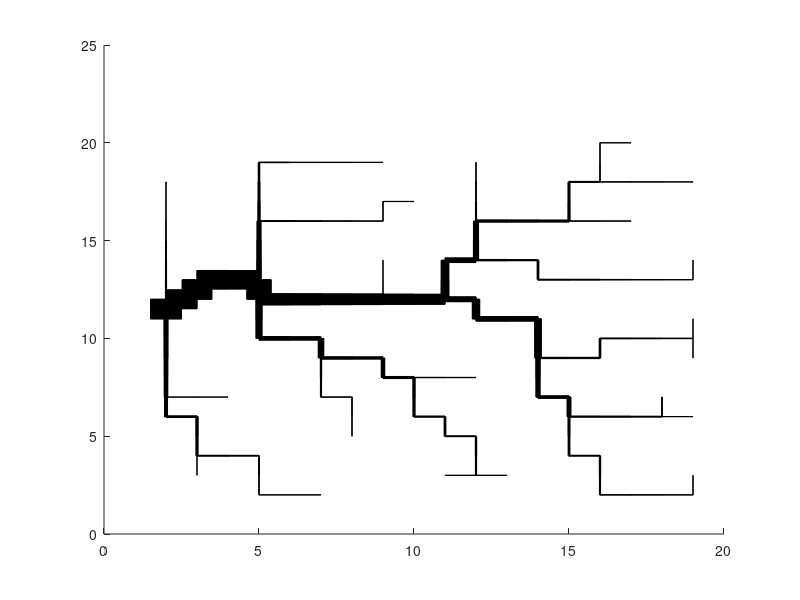
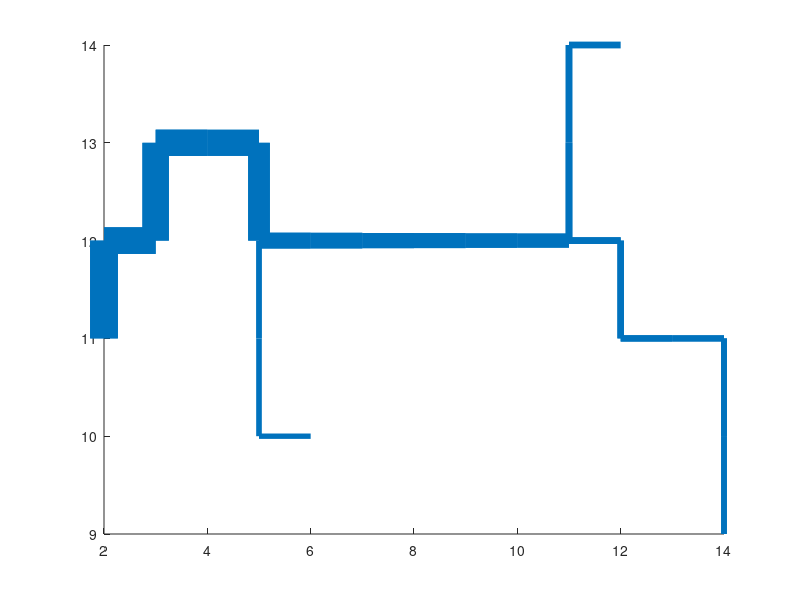

Source code (MATLAB) for these figures, in order:
% Neutenpoel script. This progam simulates a model of how a Lichtenberg figure
% is created. The code and model are poorly documented unfortunately. In short:
% 
% The script represents a quantitative model of a dielectric material 'charged'
% with only negative charges. A defect (a neutral charge) is introduced
% somwhere in the domain, which leaves a discharge point form which all charges
% can 'escape'. Next, the model picks a neighbouring charge-containing point at 
% random to travel to that 'hole', creating a path along the way and leaving a 
% second hole. Every time a charge passes an existing path, its weight is 
% increased. This iteration continues until no negative charges remain, leaving 
% a collection of paths, where the path thickness is propertional to the
% 'current' as passed through that path.
%
% ==============================================================================
% Licence:
%   This code is distributed under the GNU General Public Licence.
% 
% Authors:
%   M.W.M. Neut <m.neut@immend.com>
%   E.P. van der Poel <e.p.vanderpoel@immend.com>
%
% Information:
%   This script is in MATLAB syntax and is tested with version 2011a and 2014b
% ==============================================================================

tstart=clock;
Gridsize = 21;

Defectx = 2;
Defecty = ((Gridsize + 1)/2);


Field = zeros(Gridsize);
Field(Defectx,Defecty) = 1;

% lines=[Defectx-1 Defectx Defecty Defecty];
lines = [];

while min(min(Field(2:(Gridsize-1),2:(Gridsize-1)))) == 0
        
    flagg = 0;
    while flagg == 0

            xt = ceil(rand * (Gridsize-2)) + 1;
            yt = ceil(rand * (Gridsize-2)) + 1;

                

        Sectorx = [xt - 1; xt; xt + 1; xt];
        Sectory = [yt; yt - 1; yt; yt + 1];       
            if Field(xt,yt) == 0
                for i=1:4
                    if Field(Sectorx(i),Sectory(i)) >= 1
                        flagg = 1;
                        break
                    end
                end
            end
    end
    
    Sectorval = zeros(4,1);
    for j=1:4
       Sectorval(j) = Field(Sectorx(j), Sectory(j));
    end

                        [P,I] = max(Sectorval);

                        if size(P) > 1 
                            if sqrt(Sectorx(I(1)-2)^2 + (Sectory(I(1))-((Gridsize + 1)/2))^2) > sqrt(Sectorx(I(2)-2)^2 + (Sectory(I(2))-((Gridsize + 1)/2))^2)
                                I = I(2);
                            elseif sqrt(Sectorx(I(1)-2)^2 + (Sectory(I(1))-((Gridsize + 1)/2))^2) < sqrt(Sectorx(I(2)-2)^2 + (Sectory(I(2))-((Gridsize + 1)/2))^2)
                                I = I(1);
                            else
                                I = I(ceil(rand * 2));
                            end
                        end                      

                        Field(xt,yt) = Field(xt,yt) + 1;
                        
                        if xt*yt > Sectorx(I)*Sectory(I)
                            lines = [lines; Sectorx(I) xt Sectory(I) yt];
                        end

                        if xt*yt < Sectorx(I)*Sectory(I)
                            lines = [lines; xt Sectorx(I) yt Sectory(I)];
                        end  
                        
                        xt = Sectorx(I);
                        yt = Sectory(I);
                        lines=unique(lines,'rows');

        


            while 1
                if xt == Defectx && yt == Defecty
                    Field(Defectx,Defecty) = Field(Defectx,Defecty) + 1;
                    break
                end
                

                Sectorx = [xt - 1; xt; xt + 1; xt];
                Sectory = [yt; yt - 1; yt; yt + 1];
                clear Sectorval
                Found=[];
                switch I
                    case 1
                        I = 3;
                    case 2
                        I = 4;
                    case 3
                        I = 1;
                    case 4
                        I = 2;
                end
                
                        for j=1:4
                            if j ~= I
                                if xt*yt > Sectorx(j)*Sectory(j)                                     
                                     for i=1:size(lines,1)                                          
                                         if [Sectorx(j) xt Sectory(j) yt] == lines(i,1:4)
                                            Found = [Found; Sectorx(j) xt Sectory(j) yt Field(Sectorx(j),Sectory(j)) j 1];
                                            break
                                         end
                                     end
                                end

                                if xt*yt < Sectorx(j)*Sectory(j)
                                     for i=1:size(lines,1)                                         
                                        if [xt Sectorx(j) yt Sectory(j)] == lines(i,1:4)
                                            Found = [Found; xt Sectorx(j) yt Sectory(j) Field(Sectorx(j),Sectory(j)) j 2];
                                            break
                                        end
                                     end
                                end
                            end                            
                        end
                if size(Found,1) > 0
                    [M N] = max(Found(:,5));
                    if size(N) > 1
                        switch ceil(rand*2)
                            case 1
                                Found = Found(1,:);
                                N = N(1);
                            case 2
                                Found = Found(2,:);
                                N = N(2);
                        end
                    end
                    Field(xt,yt) = Field(xt,yt) + 1;
                    I = Found(N,6);
                    if Found(N,7) == 1
                         lines = [lines; Found(N,1) xt Found(N,3) yt];
                         xt = Found(N,1);
                         yt = Found(N,3);
                    end
                    if Found(N,7) == 2
                         lines = [lines; xt Found(N,2) yt Found(N,4)];
                         xt = Found(N,2);
                         yt = Found(N,4);                     
                    end
                end
            end
            disp((Gridsize-2)^2 - Field(Defectx,Defecty))
end

figure(1);set(1,'Position',[220 220 600 600]);hold on;


MaxLineTh=max([Field(Defectx,Defecty+1) Field(Defectx,Defecty-1) Field(Defectx+1,Defecty) Field(Defectx-1,Defecty)]);

%tmpvar = zeros(1,size(lines,1));

DrawThreshold = 3;

for i = 1 : size(lines,1)    
    min([Field(lines(i,1),lines(i,3)) Field(lines(i,2),lines(i,4))]);
    LT = min([Field(lines(i,1),lines(i,3)) Field(lines(i,2),lines(i,4))])/(2*MaxLineTh);
    %tmpvar(i) = LT;
    
    if LT > DrawThreshold*(1 / (2*MaxLineTh))
        if lines(i,1) == lines(i,2)        
            fill([(lines(i,1)-LT) (lines(i,2)-LT) (lines(i,1)+LT) (lines(i,2)+LT)],[lines(i,3) lines(i,4) lines(i,4) lines(i,3)],'k');
        elseif lines(i,3) == lines(i,4)
            fill([lines(i,1) lines(i,2) lines(i,2) lines(i,1)],[(lines(i,3) + LT) (lines(i,4) + LT) (lines(i,4) - LT) (lines(i,3) - LT)],'k');
        end
    end
end

figure(2);
lullo = [];
for i = 1 : size(lines,1)    
    min([Field(lines(i,1),lines(i,3)) Field(lines(i,2),lines(i,4))]);
    LT = min([Field(lines(i,1),lines(i,3)) Field(lines(i,2),lines(i,4))])/MaxLineTh;
    lullo = [lullo;LT];
    if LT > DrawThreshold*(20 / MaxLineTh)
        line([lines(i,1) lines(i,2)],[lines(i,3) lines(i,4)],'LineWidth',(LT*20));

    end
end

% Written by M.W.M. Neut & E.P. van der Poel